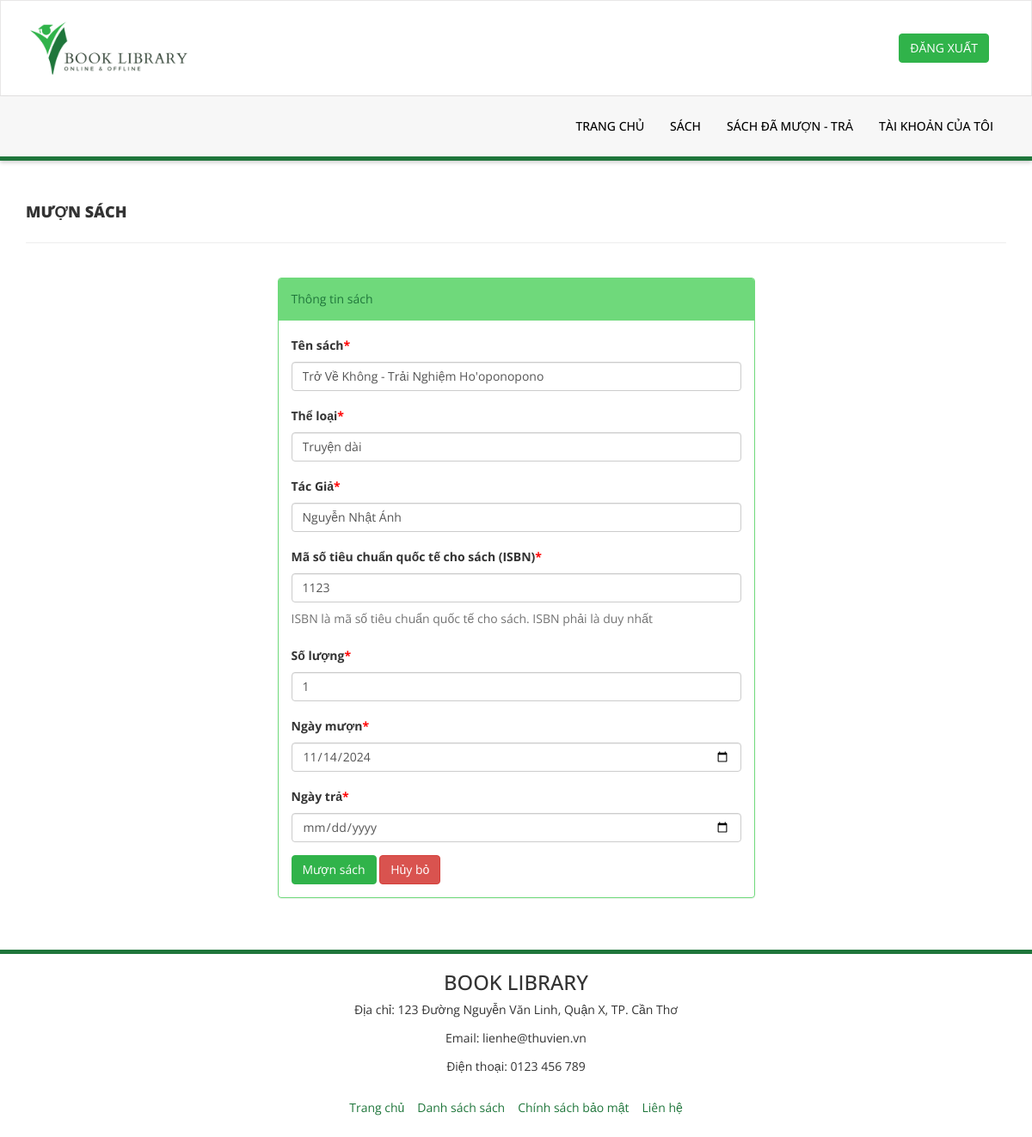
/detailsbook.php?bookid=27 (signed in), run on the app's committed database.
### tables this page shows
CREATE TABLE `sach` (
  `id` int NOT NULL,
  `BookName` varchar(255) DEFAULT NULL,
  `CatId` int DEFAULT NULL,
  `AuthorId` int DEFAULT NULL,
  `ISBNNumber` int DEFAULT NULL,
  `BookPrice` decimal(10,2) DEFAULT NULL,
  `RegDate` timestamp NULL DEFAULT CURRENT_TIMESTAMP,
  `updationDate` timestamp NULL DEFAULT CURRENT_TIMESTAMP ON UPDATE CURRENT_TIMESTAMP,
  `Image` varchar(255) DEFAULT NULL,
  `Quantity` int NOT NULL,
  `Stock` int NOT NULL,
  `Method` tinyint NOT NULL
);

CREATE TABLE `theloai` (
  `id` int NOT NULL,
  `CategoryName` varchar(255) DEFAULT NULL,
  `Status` tinyint DEFAULT NULL,
  `CreationDate` timestamp NULL DEFAULT CURRENT_TIMESTAMP,
  `UpdationDate` timestamp NULL DEFAULT CURRENT_TIMESTAMP
);

CREATE TABLE `tacgia` (
  `id` int NOT NULL,
  `AuthorName` varchar(100) DEFAULT NULL,
  `CreationDate` timestamp NULL DEFAULT CURRENT_TIMESTAMP,
  `UpdationDate` timestamp NULL DEFAULT CURRENT_TIMESTAMP ON UPDATE CURRENT_TIMESTAMP
);

### detailsbook.php (the view, shortened to what this page needs)
<?php
include('includes/config.php');
$book_id = intval($_GET['bookid']);
$sql = "SELECT sach.*,theloai.CategoryName,tacgia.AuthorName FROM sach
            JOIN theloai ON sach.CatId = theloai.id
            JOIN tacgia ON tacgia.id = sach.AuthorId
            WHERE sach.id=:book_id ";
$query = $dbh->prepare($sql);
$query->bindParam(':book_id', $book_id, PDO::PARAM_INT);
$query->execute();
$book = $query->fetch(PDO::FETCH_OBJ);
?>
<!DOCTYPE html>
<html xmlns="http://www.w3.org/1999/xhtml">
<head>
    <link href="assets/css/bootstrap.css" rel="stylesheet" />
    <link href="assets/css/font-awesome.css" rel="stylesheet" />
    <link href="assets/css/style.css" rel="stylesheet" />
</head>
<body>
    <?php include('includes/header.php'); ?>
    <div class="content-wrapper">
        <div class="container">
            <div class="row pad-botm">
                <div class="col-md-12">
                    <h4 class="header-line">Mượn Sách</h4>
                </div>
            </div>
            <div class="row">
                <div class="col-md-6 col-sm-6 col-xs-12 col-md-offset-3">
                    <div class="panel panel-info">
                        <div class="panel-heading">
                            Thông tin sách
                        </div>
                        <div class="panel-body">
                            <form role="form" method="post" enctype="multipart/form-data">
                                <div class="form-group">
                                    <label>Tên sách<span style="color:red;">*</span></label>
                                    <input class="form-control" type="text" name="bookname" value="<?php echo htmlentities($book->BookName); ?>" autocomplete="off" required readonly />
                                </div>
                                <div class="form-group">
                                    <label>Thể loại<span style="color:red;">*</span></label>
                                    <input class="form-control" type="text" name="category" value="<?php echo htmlentities($book->CategoryName); ?>" readonly></input>
                                </div>
                                <div class="form-group">
                                    <label>Tác Giả<span style="color:red;">*</span></label>
                                    <input class="form-control" type="text" name="author" value="<?php echo htmlentities($book->AuthorName); ?>" readonly></input>
                                </div>
                                <div class="form-group">
                                    <label>Mã số tiêu chuẩn quốc tế cho sách (ISBN)<span style="color:red;">*</span></label>
                                    <input class="form-control" type="text" name="isbn" value="<?php echo htmlentities($book->ISBNNumber); ?>" required autocomplete="off" readonly />
                                    <p class="help-block">ISBN là mã số tiêu chuẩn quốc tế cho sách. ISBN phải là duy nhất</p>
                                </div>
                                <div class="form-group">
                                    <label>Số lượng<span style="color:red;">*</span></label>
                                    <input class="form-control" type="number" name="quantity" value="1" min="1" readonly required />
                                </div>
                                <div class="form-group">
                                    <label>Ngày mượn<span style="color:red;">*</span></label>
                                    <input class="form-control" type="date" name="issuesdate" id="issuesdate" required />
                                </div>
                                <div class="form-group">
                                    <label>Ngày trả<span style="color:red;">*</span></label>
                                    <input class="form-control" type="date" name="returndate" id="returndate" required />
                                </div>
                                <button type="submit" name="borrow" class="btn btn-info">Mượn sách</button>
                                <button type="button" class="btn btn-danger" onclick="window.location.href='booklist.php';">Hủy bỏ</button>
                            </form>
                        </div>
                    </div>
                </div>
            </div>
        </div>
    </div>
    <?php include('includes/footer.php'); ?>
</body>
</html>

### assets/css/style.css (style rules this page uses)
body { font-family: "Open Sans", sans-serif; line-height: 28px; }
.content-wrapper { margin: 40px 0; min-height: 470px; }
.header-line { font-weight: 900; padding-bottom: 25px; border-bottom: 1px solid #eeeeee; text-transform: uppercase; }
.pad-botm { padding-bottom: 30px; }

### data on the page
sach: bookname "Trở Về Không - Trải Nghiệm Ho'oponopono", category "Truyện dài", author "Nguyễn Nhật Ánh", isbn "1123"
